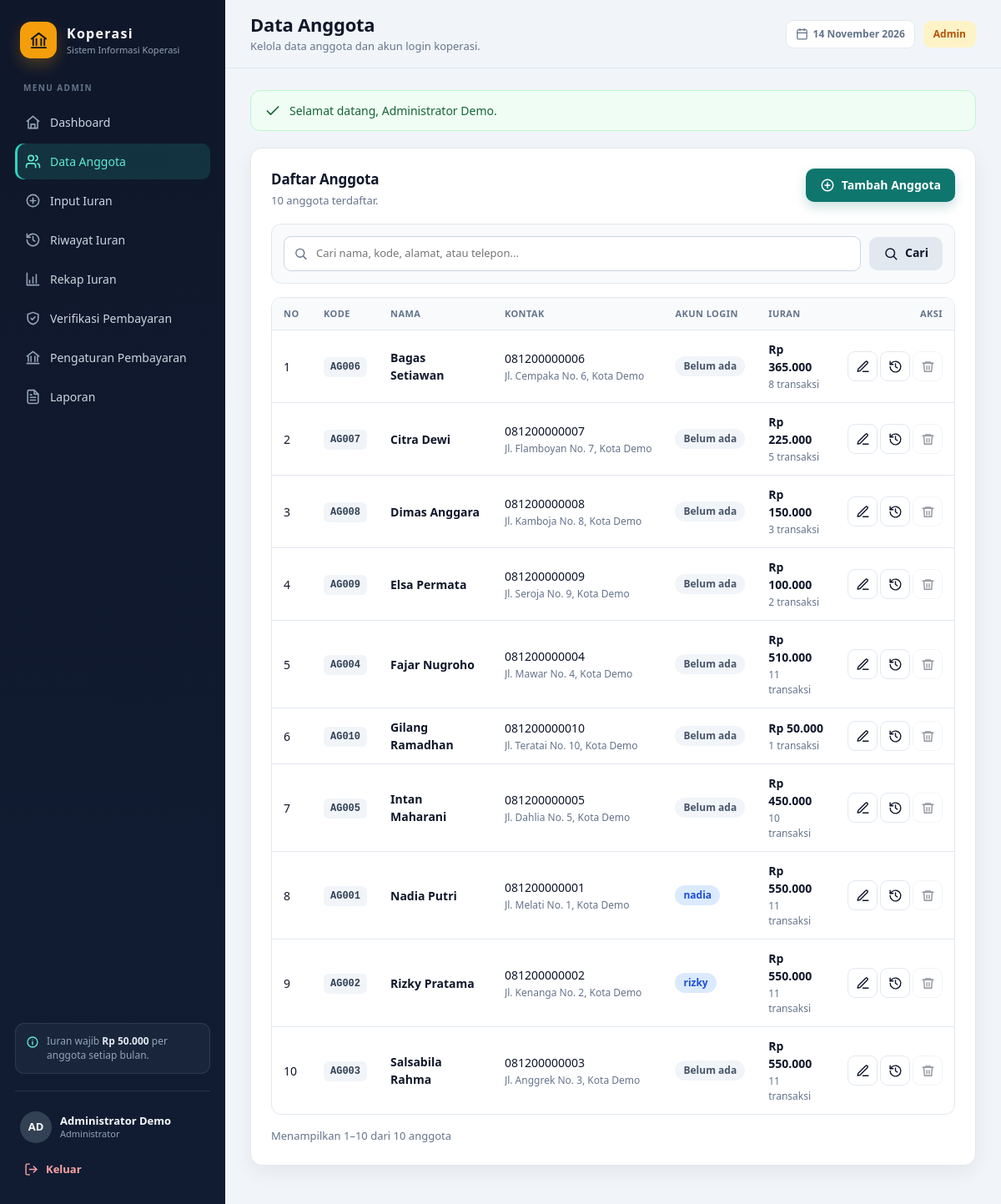
Screenshot of /anggota.php (signed in) with the database file from the repository.
### tables this page shows
CREATE TABLE `anggota` (
    `id` INT(11) NOT NULL AUTO_INCREMENT,
    `kode_anggota` VARCHAR(20) NOT NULL,
    `nama` VARCHAR(100) NOT NULL,
    `alamat` TEXT DEFAULT NULL,
    `telepon` VARCHAR(20) DEFAULT NULL,
    PRIMARY KEY (`id`),
    UNIQUE KEY `uq_anggota_kode` (`kode_anggota`)
);

### anggota.php (the view, shortened to what this page needs)
<?php
require_once __DIR__ . '/includes/bootstrap.php';
$q = trim(get('q'));
$page = max(1, get_int('hal'));
$perPage = 10;
$whereSql = '';
$params = [];
$total = (int) db_value($conn, 'SELECT COUNT(*) FROM anggota a' . $whereSql, $params);
$pagination = paginate($total, $perPage, $page);
$sql = 'SELECT a.id, a.kode_anggota, a.nama, a.alamat, a.telepon,
               u.username, u.user_id,
               (SELECT COUNT(*) FROM kas k WHERE k.anggota_id = a.id) AS jumlah_iuran,
               (SELECT COALESCE(SUM(k.jumlah), 0) FROM kas k WHERE k.anggota_id = a.id) AS total_iuran
        FROM anggota a
        LEFT JOIN (
            SELECT anggota_id, MIN(id) AS user_id, MIN(username) AS username
            FROM users
            WHERE anggota_id IS NOT NULL
            GROUP BY anggota_id
        ) u ON u.anggota_id = a.id'
        . $whereSql
        . ' ORDER BY a.nama ASC, a.id ASC
            LIMIT ' . (int) $pagination['per_page'] . ' OFFSET ' . (int) $pagination['offset'];
$anggotaList = db_all($conn, $sql, $params);
render_app_start(
    'Data Anggota',
    'anggota.php',
    'Data Anggota',
    'Kelola data anggota dan akun login koperasi.'
);
?>
<section class="panel">
    <div class="panel-head">
        <div>
            <h2>Daftar Anggota</h2>
            <p><?= number_format($total, 0, ',', '.') ?> anggota terdaftar.</p>
        </div>
        <a class="btn btn-primary" href="tambah_anggota.php">
            <?= icon('plus') ?> Tambah Anggota
        </a>
    </div>
    <form method="get" class="filter-bar">
        <div class="search-input">
            <input type="text" name="q" value="<?= e($q) ?>" placeholder="Cari nama, kode, alamat, atau telepon..." maxlength="100">
        </div>
        <button type="submit" class="btn btn-secondary"><?= icon('search') ?> Cari</button>
    </form>
    <?php if ($anggotaList === []): ?>
        <div class="empty-state">
            <?= icon('users') ?>
            <h3><?= $q !== '' ? 'Anggota tidak ditemukan' : 'Belum ada anggota' ?></h3>
            <p><?= $q !== '' ? 'Coba gunakan kata kunci lain.' : 'Tambahkan anggota pertama untuk mulai mengelola iuran.' ?></p>
            <?php if ($q === ''): ?>
                <a class="btn btn-primary" href="tambah_anggota.php"><?= icon('plus') ?> Tambah Anggota</a>
            <?php endif; ?>
        </div>
    <?php else: ?>
        <div class="table-wrap">
            <table>
                <thead>
                    <tr>
                        <th class="w-narrow">No</th>
                        <th>Kode</th>
                        <th>Nama</th>
                        <th>Kontak</th>
                        <th>Akun Login</th>
                        <th>Iuran</th>
                        <th class="text-right">Aksi</th>
                    </tr>
                </thead>
                <tbody>
                    <?php foreach ($anggotaList as $index => $row): ?>
                        <tr>
                            <td><?= (int) $pagination['offset'] + $index + 1 ?></td>
                            <td><span class="code-pill"><?= e($row['kode_anggota']) ?></span></td>
                            <td><strong><?= e($row['nama']) ?></strong></td>
                            <td>
                                <div><?= e($row['telepon'] ?: '-') ?></div>
                                <div class="table-sub text-truncate"><?= e($row['alamat'] ?: '-') ?></div>
                            </td>
                            <td>
                                <?php if ($row['username'] !== null): ?>
                                    <span class="badge badge-info"><?= e($row['username']) ?></span>
                                <?php else: ?>
                                    <span class="badge badge-muted">Belum ada</span>
                                <?php endif; ?>
                            </td>
                            <td>
                                <strong><?= rupiah($row['total_iuran']) ?></strong>
                                <div class="table-sub"><?= (int) $row['jumlah_iuran'] ?> transaksi</div>
                            </td>
                            <td class="text-right">
                                <div class="table-actions">
                                    <a class="btn btn-icon btn-ghost" href="edit_anggota.php?id=<?= (int) $row['id'] ?>"
                                       title="Edit anggota" aria-label="Edit anggota">
                                        <?= icon('edit') ?>
                                    </a>
                                    <a class="btn btn-icon btn-ghost" href="riwayat_iuran.php?anggota_id=<?= (int) $row['id'] ?>"
                                       title="Lihat riwayat iuran" aria-label="Lihat riwayat iuran">
                                        <?= icon('history') ?>
                                    </a>
                                    <?php if ((int) $row['jumlah_iuran'] > 0): ?>
                                        <button type="button" class="btn btn-icon btn-ghost" disabled
                                                title="Tidak dapat dihapus: anggota memiliki riwayat iuran"
                                                aria-label="Tidak dapat dihapus">
                                            <?= icon('trash') ?>
                                        </button>
                                    <?php endif; ?>
                                </div>
                            </td>
                        </tr>
                    <?php endforeach; ?>
                </tbody>
            </table>
        </div>
        <div class="table-footer">
            <span class="text-muted text-sm">
                Menampilkan <?= (int) $pagination['offset'] + 1 ?>–<?= min($total, (int) $pagination['offset'] + $pagination['per_page']) ?>
                dari <?= number_format($total, 0, ',', '.') ?> anggota
            </span>
        </div>
    <?php endif; ?>
</section>

### includes/functions.php (shortened to what this page needs)
<?php
function e(mixed $value): string
{
    return htmlspecialchars((string) ($value ?? ''), ENT_QUOTES, 'UTF-8');
}
function get(string $key, string $default = ''): string
{
    $value = $_GET[$key] ?? $default;
    return is_string($value) ? trim($value) : $default;
}
function get_int(string $key): int
{
    return (int) get($key);
}
function rupiah(mixed $number): string
{
    return 'Rp ' . number_format((float) $number, 0, ',', '.');
}
function take_flashes(): array
{
    $flashes = $_SESSION['flash'] ?? [];
    return is_array($flashes) ? $flashes : [];
}
function render_flashes(): string
{
    $flashes = take_flashes();
    $allowed = ['success', 'danger', 'warning', 'info'];
    $icons = [
        'success' => 'check',
        'danger' => 'alert',
        'warning' => 'alert',
        'info' => 'info',
    ];
    $html = '';
    foreach ($flashes as $item) {
        $type = in_array($item['type'] ?? '', $allowed, true) ? $item['type'] : 'info';
        $html .= '<div class="alert alert-' . $type . '" role="alert">'
            . icon($icons[$type])
            . '<span>' . e($item['message'] ?? '') . '</span>'
            . '</div>';
    }
    return $html;
}
function db_stmt(mysqli $conn, string $sql, array $params = []): mysqli_stmt
{
    $stmt = $conn->prepare($sql);
    $stmt->execute($params === [] ? null : $params);
    return $stmt;
}
function db_all(mysqli $conn, string $sql, array $params = []): array
{
    $stmt = db_stmt($conn, $sql, $params);
    $result = $stmt->get_result();
    $rows = $result instanceof mysqli_result ? $result->fetch_all(MYSQLI_ASSOC) : [];
    return $rows;
}
function db_one(mysqli $conn, string $sql, array $params = []): ?array
{
    $rows = db_all($conn, $sql, $params);
    return $rows[0] ?? null;
}
function db_value(mysqli $conn, string $sql, array $params = []): mixed
{
    $row = db_one($conn, $sql, $params);
    return reset($row);
}
function paginate(int $total, int $perPage, int $page): array
{
    $perPage = max(1, $perPage);
    $pages = max(1, (int) ceil($total / $perPage));
    $page = max(1, min($page, $pages));
    return [
        'total' => $total,
        'per_page' => $perPage,
        'pages' => $pages,
        'page' => $page,
        'offset' => ($page - 1) * $perPage,
    ];
}
function icon(string $name, string $class = ''): string
{
    $path = $icons[$name] ?? $icons['info'];
    $extra = $class !== '' ? ' ' . e($class) : '';
    return '<svg class="icon' . $extra . '" viewBox="0 0 24 24" fill="none" stroke="currentColor" '
        . 'stroke-width="2" stroke-linecap="round" stroke-linejoin="round" aria-hidden="true">'
        . $path . '</svg>';
}

### rows the page displays
anggota: offset "1", kode_anggota "AG006", nama "Bagas Setiawan", telepon "081200000006", alamat "Jl. Cempaka No. 6, Kota Demo", shows "Belum ada", total_iuran "Rp 365.000", jumlah_iuran "8"
anggota: offset "2", kode_anggota "AG007", nama "Citra Dewi", telepon "081200000007", alamat "Jl. Flamboyan No. 7, Kota Demo", shows "Belum ada", total_iuran "Rp 225.000", jumlah_iuran "5"
anggota: offset "3", kode_anggota "AG008", nama "Dimas Anggara", telepon "081200000008", alamat "Jl. Kamboja No. 8, Kota Demo", shows "Belum ada", total_iuran "Rp 150.000", jumlah_iuran "3"
anggota: offset "4", kode_anggota "AG009", nama "Elsa Permata", telepon "081200000009", alamat "Jl. Seroja No. 9, Kota Demo", shows "Belum ada", total_iuran "Rp 100.000", jumlah_iuran "2"
anggota: offset "5", kode_anggota "AG004", nama "Fajar Nugroho", telepon "081200000004", alamat "Jl. Mawar No. 4, Kota Demo", shows "Belum ada", total_iuran "Rp 510.000", jumlah_iuran "11"
anggota: offset "6", kode_anggota "AG010", nama "Gilang Ramadhan", telepon "081200000010", alamat "Jl. Teratai No. 10, Kota Demo", shows "Belum ada", total_iuran "Rp 50.000", jumlah_iuran "1", id "10"
anggota: offset "7", kode_anggota "AG005", nama "Intan Maharani", telepon "081200000005", alamat "Jl. Dahlia No. 5, Kota Demo", shows "Belum ada", total_iuran "Rp 450.000", jumlah_iuran "10"
anggota: offset "8", kode_anggota "AG001", nama "Nadia Putri", telepon "081200000001", alamat "Jl. Melati No. 1, Kota Demo", username "nadia", total_iuran "Rp 550.000", jumlah_iuran "11"
anggota: offset "9", kode_anggota "AG002", nama "Rizky Pratama", telepon "081200000002", alamat "Jl. Kenanga No. 2, Kota Demo", username "rizky", total_iuran "Rp 550.000", jumlah_iuran "11"
anggota: offset "10", kode_anggota "AG003", nama "Salsabila Rahma", telepon "081200000003", alamat "Jl. Anggrek No. 3, Kota Demo", shows "Belum ada", total_iuran "Rp 550.000", jumlah_iuran "11"

### other values shown
APP_NAME "Koperasi"
APP_TAGLINE "Sistem Informasi Koperasi"
$item['label'] "Dashboard"
$item['label'] "Data Anggota"
$item['label'] "Input Iuran"
$item['label'] "Riwayat Iuran"
$item['label'] "Rekap Iuran"
$item['label'] "Verifikasi Pembayaran"
$item['label'] "Pengaturan Pembayaran"
$item['label'] "Laporan"
rupiah(IURAN_WAJIB) "Rp 50.000"
initials($user['nama']) "AD"
$user['nama'] "Administrator Demo"
$heading "Data Anggota"
$subtitle "Kelola data anggota dan akun login koperasi."
